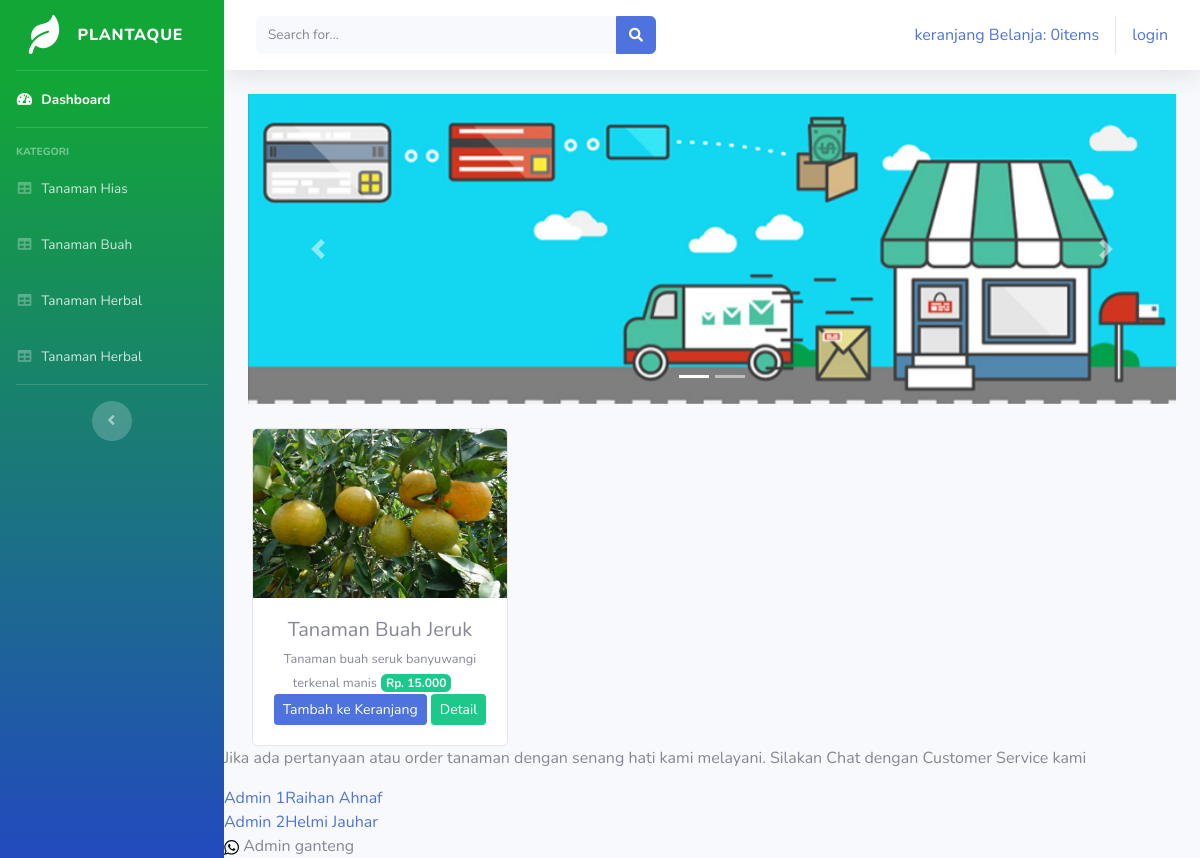
/index.php/kategori/tanaman_buah, run on the app's committed database.
### tables this page shows
CREATE TABLE `tb_barang` (
  `id_barang` int(11) NOT NULL,
  `nama_barang` varchar(100) NOT NULL,
  `keterangan` varchar(225) NOT NULL,
  `kategori` varchar(60) NOT NULL,
  `harga` int(11) NOT NULL,
  `stok` int(11) NOT NULL,
  `gambar` text NOT NULL
);

### application/controllers/kategori.php (called while the page is built, shortened)
<?php
class Kategori extends CI_Controller {
    public function tanaman_buah()
    {
        $data['tanaman_buah']= $this->model_kategori-> data_tanaman_buah()->result();
        $this->load->view('templates/header');
        $this->load->view('templates/sidebar');
        $this->load->view('tanaman_buah',$data);
        $this->load->view('templates/footer');
    }
}
?>

### index.php (called while the page is built, shortened)
<?php
require_once BASEPATH.'core/CodeIgniter.php';

### application/models/model_kategori.php (called while the page is built, shortened)
<?php
class model_kategori extends CI_Model {
public function data_tanaman_buah()
{
 return $this->db->get_where("tb_barang",array('kategori'=> 'tanaman_buah'));
}
}
?>

### application/views/tanaman_buah.php (the view, shortened to what this page needs)
<div class="container-fluid">
<div id="carouselExampleIndicators" class="carousel slide" data-ride="carousel">
    <ol class="carousel-indicators">
      <li data-target="#carouselExampleIndicators" data-slide-to="0" class="active"></li>
      <li data-target="#carouselExampleIndicators" data-slide-to="1"></li>
    </ol>
    <div class="carousel-inner">
      <div class="carousel-item active">
        <img src="<?php echo base_url('assets/img/slider1.jpg')?>" class="d-block w-100" alt="...">
      </div>
    </div>
    <a class="carousel-control-prev" href="#carouselExampleIndicators" role="button" data-slide="prev">
      <span class="carousel-control-prev-icon" aria-hidden="true"></span>
    </a>
    <a class="carousel-control-next" href="#carouselExampleIndicators" role="button" data-slide="next">
      <span class="carousel-control-next-icon" aria-hidden="true"></span>
    </a>
</div>
  <div class="row text-center">
    <?php foreach ($tanaman_buah as $brg) : ?>
    <div class="card ml-3 mt-4" style="width: 16rem;">
      <img src="<?php echo base_url().'/uploads/'.$brg->gambar ?>" class="card-img-top" alt="...">
      <div class="card-body">
        <h5 class="card-title mb-1"><?php echo $brg->nama_barang ?></h5>
        <small><?php echo $brg->keterangan ?></small>
        <span class="badge badge-success mr-3">Rp. <?php echo number_format($brg->harga,0,',','.') ?></span>
        <?php echo anchor('dashboard/tambah_ke_keranjang/'.$brg->id_barang,
        '<div class="btn btn-sm btn-primary">Tambah ke Keranjang</div>') ?>
        <?php echo anchor('dashboard/detail/'.$brg->id_barang,
        '<div class="btn btn-sm btn-success">Detail</div>') ?>
        </div>
    </div>
    <?php endforeach; ?>
  </div>
</div>
<!DOCTYPE html>
<html lang="en">
<head>
    <link rel='stylesheet' id='wptwa-public-css'  href='https://herbalgresik.com/whatsapp/css/public.css?ver=5.0.2' type='text/css' media='all' />
  <link rel='stylesheet' id='wptwa-generated-css'  href='https://herbalgresik.com/whatsapp/css/auto-generated-wptwa.css?ver=5.0.2' type='text/css' media='all' />
</head>
<body>
    <div class="wptwa-container right-side" data-delay-time="0" data-inactive-time="0" data-scroll-length="0" data-auto-display-on-mobile="off">
    <div class="wptwa-box">
     <div class="wptwa-wrapper">
      <div class="wptwa-description">
       <p>Jika ada pertanyaan atau order tanaman dengan senang hati kami melayani. Silakan Chat dengan Customer Service kami</p>
      </div>
 <div class="wptwa-people"><a href="https://wa.me/6282145466837?text=Hai Admin, bolehkah saya bertanya?" target="_blank" class="wptwa-account" data-number="6282145466837" data-auto-text="Plantaque">
 <div class="wptwa-info">
 <span class="wptwa-title">Admin 1</span><span class="wptwa-name">Raihan Ahnaf</span>
 </div>
 </a>
 <div class="wptwa-people"><a href="https://wa.me/6281234869483?text=Hai Admin, bolehkah saya bertanya?" target="_blank" class="wptwa-account" data-number="6281234869483" data-auto-text="Plantaque">
 <div class="wptwa-info">
 <span class="wptwa-title">Admin 2</span><span class="wptwa-name">Helmi Jauhar</span>
 </div>
 </a>
 </div>
 </div>
 </div>
 </div>
 <span class="wptwa-handler">
 <span class="text">Admin ganteng</span></span>
 </div>
</body>
</html>

### data on the page
tb_barang: gambar (picture), nama_barang "Tanaman Buah Jeruk", keterangan "Tanaman buah seruk banyuwangi terkenal manis", harga "15.000", id_barang "Tambah ke Keranjang", id_barang "Detail"

### other printed values
anchor('dashboard/detail_keranjang', $keranjang) "keranjang Belanja: 0items"
anchor('auth/login', 'login') "login"
